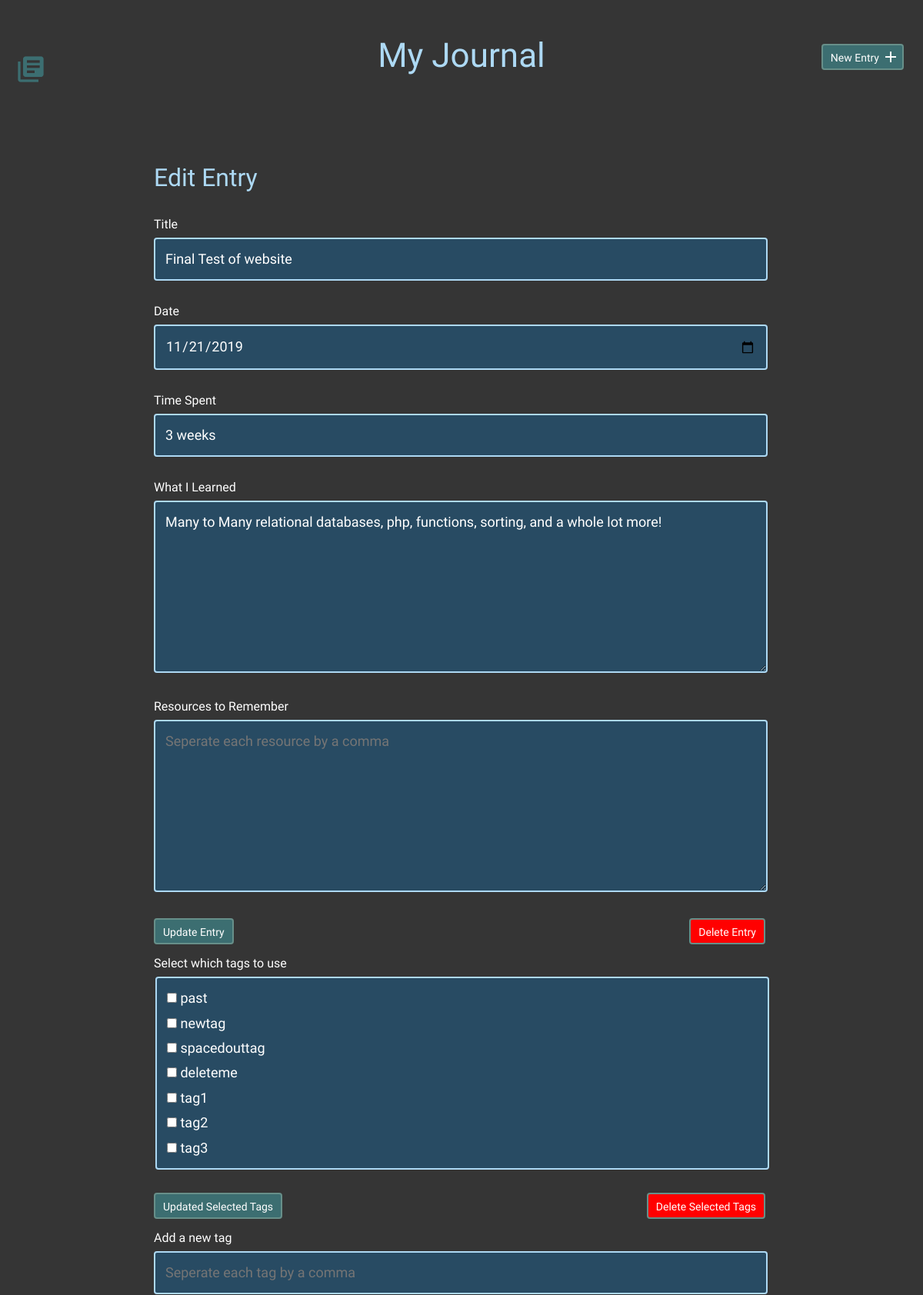
/edit.php?id=9 (upper part), run on an earlier commit of the app's database.
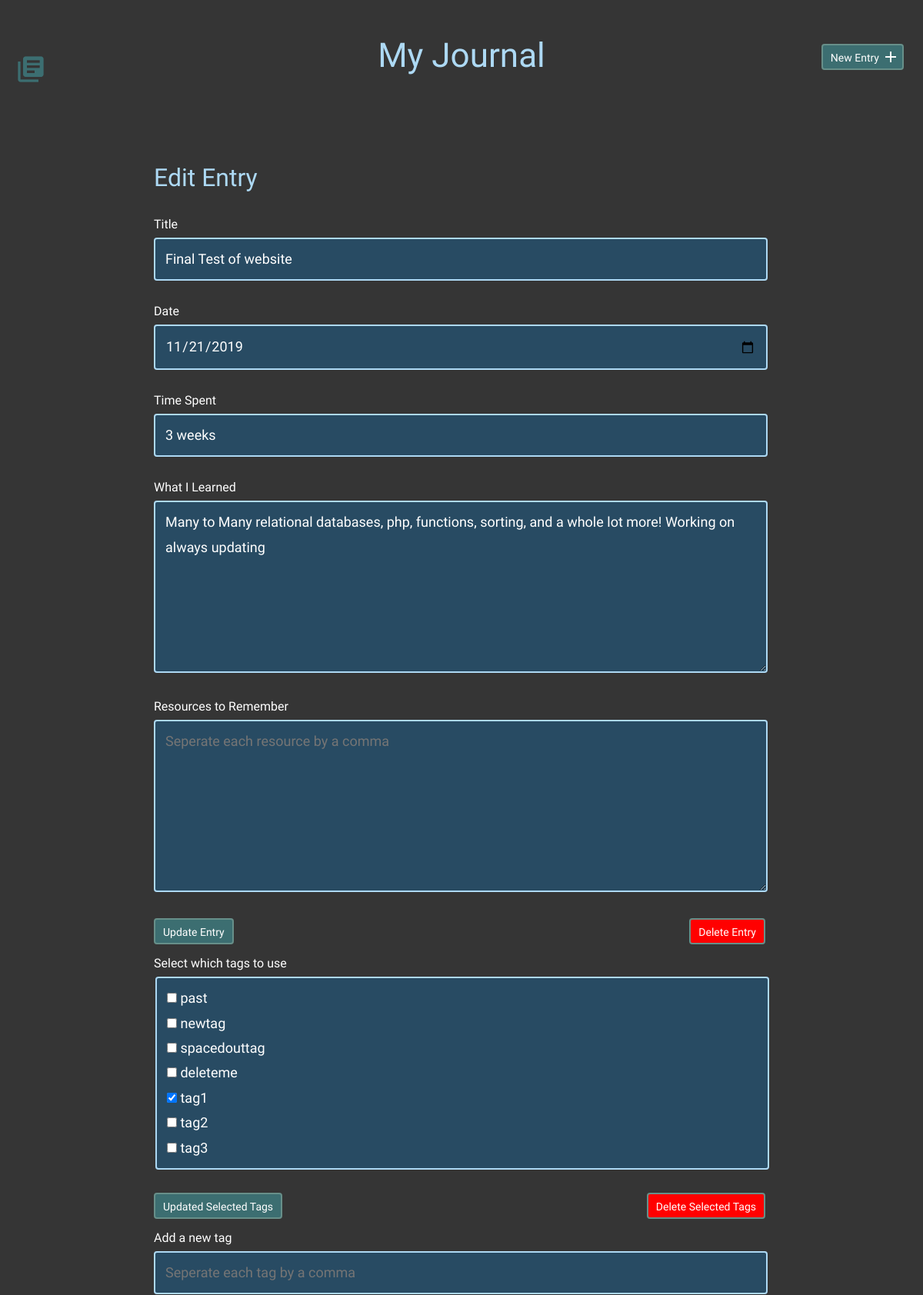
And on a later commit of the database.
### tables this page shows
CREATE TABLE "entries" (
	`id`	INTEGER,
	`title`	TEXT,
	`date`	TEXT,
	`time_spent`	INTEGER,
	`learned`	BLOB,
	`resources`	BLOB,
	PRIMARY KEY(`id`)
);

CREATE TABLE "tags" (
	"id"	INTEGER PRIMARY KEY AUTOINCREMENT,
	"tags"	TEXT NOT NULL
);

### inc/functions.php (called while the page is built, shortened)
<?php
function get_entry_by_id($id){
    include ("connection.php");
    try {
        $sql = "SELECT * FROM entries WHERE id = :id";
        $stmt = $db->prepare($sql);
        $stmt->bindParam(':id',$id,PDO::PARAM_INT);
        $stmt->execute();
        $results = $stmt->fetch(PDO::FETCH_ASSOC);
        return $results;
    } catch (Exception $e) {
        echo "Unable to query DB" . $e->getMessage();
        die();
    }
}
function get_tags_by_entry_id($entries_id){
    include ("connection.php");
    try {
    $sql = "SELECT tags.id, tags.tags FROM tags JOIN entry_tags ON tags.id = entry_tags.tag_id WHERE entry_tags.entry_id = :entries_id";
    $stmt = $db->prepare($sql);
    $stmt->bindParam(':entries_id',$entries_id,PDO::PARAM_INT);
    $stmt->execute();
    $results = $stmt->fetchAll(PDO::FETCH_ASSOC);
    if(!empty($results)) {
        return $results;
    } else {
        return false;
    }
} catch (Exception $e) {
    echo "Unable to query DB" . $e->getMessage();
}
}
function get_tags() {
    include ("connection.php");
    try {
        $sql = "SELECT * FROM TAGS";
        $stmt = $db->prepare($sql);
        $stmt->execute();
        $results = $stmt->fetchAll(PDO::FETCH_ASSOC);
        return $results;
    } catch (Exception $e) {
        echo "Unable to query DB" . $e->getMessage();
    }
}
?>

### edit.php (the view, shortened to what this page needs)
<?php include ("inc/header.php"); ?>
<?php
    if (isset($_GET['id'])) {
        $entryId = filter_input(INPUT_GET, 'id', FILTER_SANITIZE_NUMBER_INT);
        $editEntry = get_entry_by_id($entryId);
        $tags = get_tags();
        $usedTags = get_tags_by_entry_id($entryId);
        if(is_array($usedTags)) {
            $usedTags = array_column($usedTags, 'id');
        } else {
            $usedTags = array();
        }
    } else {
        header('location: index.php');
    }
if (isset($editEntry)) {
    $title = htmlspecialchars($editEntry['title']);
    $date = htmlspecialchars($editEntry['date']);
    $time_spent = htmlspecialchars($editEntry['time_spent']);
    $learned = htmlspecialchars_decode($editEntry['learned']);
    $resources = htmlspecialchars($editEntry['resources']);
}
?>
        <section>
            <div class="container">
                <div class="edit-entry">
                    <h2>Edit Entry</h2>
                    <form method="post" action="inc/editentry.php?id=<?php echo $entryId;?>">
                        <label for="title"> Title</label>
                        <input id="title" type="text" name="title" value="<?php echo $title;?>" required><br>
                        <label for="date">Date</label>
                        <input id="date" type="date" min="1999-01-01" max="<?php echo date("Y-m-d"); ?>" name="date" value="<?php echo $date;?>" required><br>
                        <label for="time_spent"> Time Spent</label>
                        <input id="time_spent" type="text" name="time_spent" value="<?php echo $time_spent;?>" required><br>
                        <label for="what-i-learned">What I Learned</label>
                        <textarea id="what-i-learned" rows="5" name="learned" required><?php echo $learned;?></textarea>
                        <label for="resources-to-remember">Resources to Remember</label>
                        <textarea id="resources-to-remember" rows="5" name="resources" placeholder="Seperate each resource by a comma"><?php echo $resources;?></textarea>
                        <input type="submit" name="update" value="Update Entry" class="button">
                        <input type="submit" name="delete" value="Delete Entry" class="button2">
                    </form>
                    <form method="post" action="inc/edittags.php">
                    <label for="tags">Select which tags to use</label>
                        <fieldset form="delTags" class="checkbox" >
                        <?php foreach($tags as $tag){
                            echo "<input type=\"checkbox\" name=\"tagId[]\" value=" . $tag['id'] . " ";
                            if(in_array($tag['id'], $usedTags)){
                                echo "checked";
                            }
                            echo "> " . $tag['tags'] . "\n<br>";
                        }
                        ?>
                         </fieldset>
                        <input type="submit" name="update" value="Updated Selected Tags" class="button">
                        <input type="submit" name="delete" value="Delete Selected Tags" class="button2">
                    </form>
                    <form method="post" action="inc/newtag.php">
                    <label for="newTag">Add a new tag</label>
                        <input type="text" id="newTag" name="newTag" placeholder="Seperate each tag by a comma" required>
                    </form>
                </div>
            </div>
        </section>
<?php include ("inc/footer.php"); ?>

What changed in the data, as far as the page shows it:
changed entries "Final Test of website": learned "Many to Many relational databases, php, functions, sorting, and a whole lot more!" → "Many to Many relational databases, php, functions, sorting, and a whole lot more! Working on always updating"
computed for tags "tag1": id "☐" → "☑"
